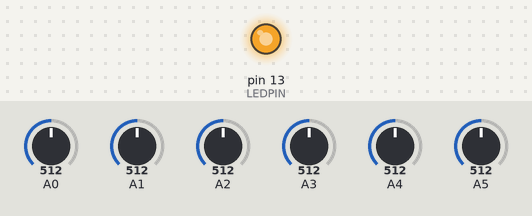
Simulated run of this sketch. Board: Arduino Uno, built with avr-gcc and run on an emulated ATmega328P. On the bench: output pins drawn as LEDs (lit = HIGH). The test bench sets the inputs (shaded band); at power-on: A0 = 512, A1 = 512, A2 = 512, A3 = 512, A4 = 512, A5 = 512. What the sketch prints to the serial monitor is not drawn.

Above: at 0.2 s.
Timing chart, 0 to 1.7 s (numbered marks = the images above):
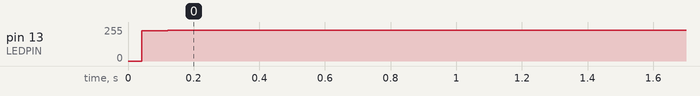

Measured:
- by itself, pin 13 (LEDPIN): 0/255 → 226/255 at 0.04 s, → 232/255 0.08 s later

The sketch:

Ardrumo.ino
```cpp
/*
 * Ardrumo sketch
 *
 * Use with the Ardrumo software here:
 * http://code.google.com/p/ardrumo/
 * This is designed to let an Arduino act as a drum machine
 * in GarageBand (sorry, Mac OS X only).
 */

#define LEDPIN     13     // status LED pin
#define PIEZOTHRESHOLD 5  // analog threshold for piezo sensing
#define PADNUM 6          // number of pads

int val;

void setup() {
  pinMode(LEDPIN, OUTPUT);
  Serial.begin(57600);   // set serial output rate
}

void loop() {

  // Loop through each piezo and send data
  // on the serial output if the force exceeds
  // the piezo threshold
  for(int i = 0; i < PADNUM; i++) {
    val = analogRead(i);
    if( val >= PIEZOTHRESHOLD ) {
      digitalWrite(LEDPIN,HIGH);  // indicate we're sending MIDI data
      Serial.print(i);
      Serial.print(",");
      Serial.print(val);
      Serial.println();
      digitalWrite(LEDPIN,LOW);
    }
  }
}
```
